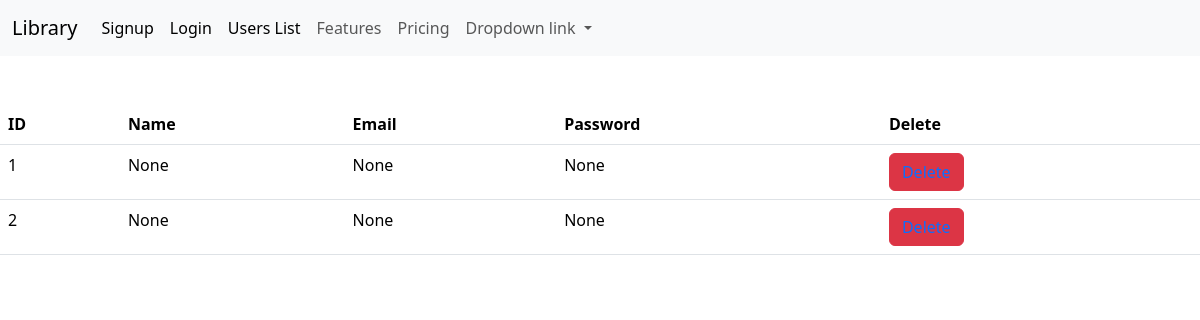
Page /userlist on the earlier database version.
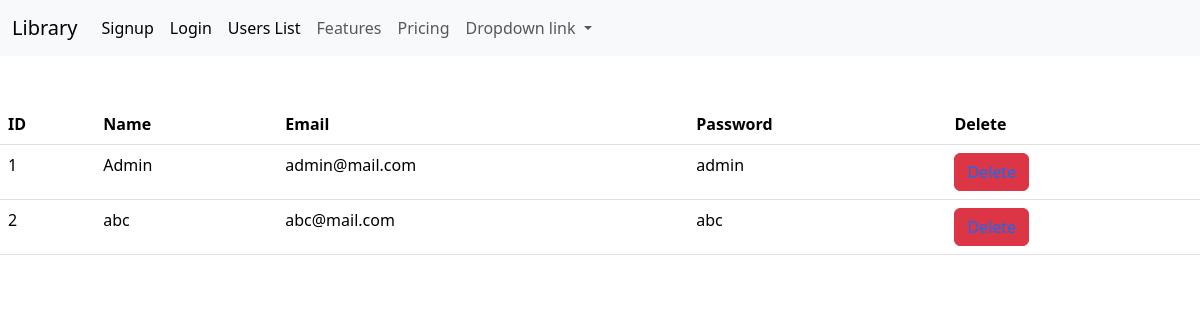
Same page on the later database version.
### app.py (models this page shows)
class Users(db.Model):
    id = db.Column(db.Integer, primary_key=True)
    Name = db.Column(db.String(128), nullable=True)
    Email = db.Column(db.String(128), unique=True, nullable=True)
    Password = db.Column(db.String(128), nullable=True)

### app.py (the view)
@app.route('/userlist')
def userlist():
    users = Users.query.all()
    return render_template('userlist.html', users=users)

### templates/userlist.html (shortened to what this page needs)
{% extends 'base.html' %}
{% block content %}
<table class="table">
    <thead>
      <tr>
        <th scope="col">ID</th>
        <th scope="col">Name</th>
        <th scope="col">Email</th>
        <th scope="col">Password</th>
        <th scope="col">Delete</th>
      </tr>
    </thead>
    <tbody>
      {% for user in users %}
      <tr>
        <td>{{ user.id }}</td>
        <td>{{ user.Name }}</td>
        <td>{{ user.Email }}</td>
        <td>{{ user.Password }}</td>
        <td><button type="button" class="btn btn-danger"><a href="{{ url_for('deleteuser', id=user.id) }}" style="text-decoration:none">Delete</a></button</td>
      </tr>
      {% endfor %}
    </tbody>
  </table>
{% endblock %}

### templates/base.html (shortened to what this page needs)
<!DOCTYPE html>
<html lang="en">
    <head>
        <link href="https://cdn.jsdelivr.net/npm/bootstrap@5.3.3/dist/css/bootstrap.min.css" rel="stylesheet">
    </head>
    <body>
        {% include 'navbar.html' %}<br/>
        {% block content %} {% endblock %}
    </body>
</html>

### templates/navbar.html (shortened to what this page needs)
<nav class="navbar navbar-expand-lg bg-body-tertiary">
    <div class="container-fluid">
      <a class="navbar-brand" href="{{ url_for('index') }}">Library</a>
      <div class="collapse navbar-collapse" id="navbarNavDropdown">
        <ul class="navbar-nav">
          <li class="nav-item">
            <a class="nav-link active" aria-current="page" href="{{ url_for('signup') }}">Signup</a>
          </li>
          <li class="nav-item">
            <a class="nav-link active" aria-current="page" href="{{ url_for('login') }}">Login</a>
          </li>
          <li class="nav-item">
            <a class="nav-link active" aria-current="page" href="{{ url_for('userlist') }}">Users List</a>
          </li>
          <li class="nav-item">
            <a class="nav-link" href="#">Features</a>
          </li>
          <li class="nav-item">
            <a class="nav-link" href="#">Pricing</a>
          </li>
          <li class="nav-item dropdown">
            <a class="nav-link dropdown-toggle" href="#" role="button" data-bs-toggle="dropdown" aria-expanded="false">
              Dropdown link
            </a>
          </li>
        </ul>
      </div>
    </div>
  </nav>
  <br/>

Differences in the rows shown:
changed Users id 1: Name "None" → "Admin"; Email "None" → "admin@mail.com"; Password "None" → "admin"
changed Users id 2: Name "None" → "abc"; Email "None" → "abc@mail.com"; Password "None" → "abc"
